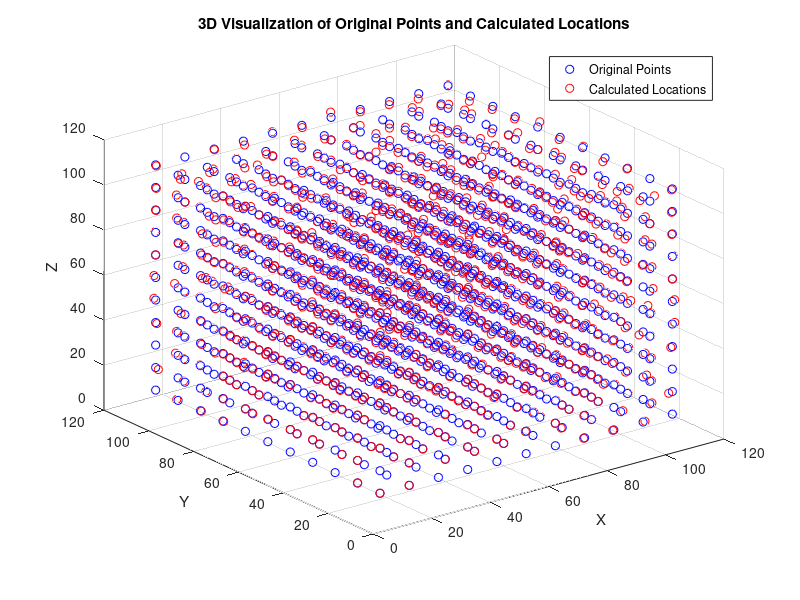
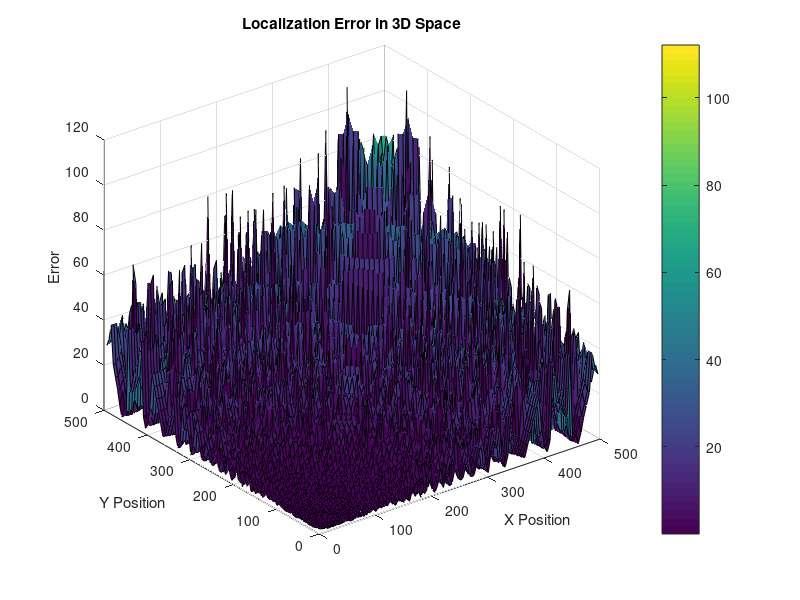

MATLAB code to generate these figures, in order:
global c s1 s2 s3 s4 s5 s6 s7 s8 Ts;
c = 343;
%%
% Define the microphone positions for both acoustic arrays
s1 = [0, 0, 0];
s2 = [0, 1, 0];
s3 = [1, 0, 0];
s4 = [0, 0, 1];
s5 = [0, 0, 5];
s6 = [0, 0, 6];
s7 = [-1, 0, 5];
s8 = [0, -1, 5];
s =[40,30,110]; % original source location

Ts=1/(64000*8);

% Microphone positions array
mic_positions = [s1; s2; s3; s4; s5; s6; s7; s8];

% TDOA= [(norm(s-s2)-norm(s-s1))/c,(norm(s-s3)-norm(s-s1))/c,(norm(s-s4)-norm(s-s1))/c,(norm(s-s6)-norm(s-s5))/c,(norm(s-s7)-norm(s-s5))/c,(norm(s-s8)-norm(s-s5))/c ];
TDOA= [round(((norm(s-s2)-norm(s-s1))/c)/Ts)*Ts,round(((norm(s-s3)-norm(s-s1))/c)/Ts)*Ts,round(((norm(s-s4)-norm(s-s1))/c)/Ts)*Ts,round(((norm(s-s6)-norm(s-s5))/c)/Ts)*Ts,round(((norm(s-s7)-norm(s-s5))/c)/Ts)*Ts,round(((norm(s-s8)-norm(s-s5))/c)/Ts)*Ts];
disp(TDOA);

% Example TDOA values (replace these with actual TDOA calculations)
% TDOA = [t21, t31, t41, t65, t75, t85]; % Replace with actual TDOA data


% Form the A matrix and B vector for least squares calculation
% A = 2 * [
%     s2 - s1, c*t21, 0;
%     s3 - s1, c*t31, 0;
%     s4 - s1, c*t41, 0;
%     s6 - s5, 0, c*t65;
%     s7 - s5, 0, c*t75;
%     s8 - s5, 0, c*t85
% ];
% 
% B = [
%     norm(s2)^2 - norm(s1)^2 - (c*t21)^2;
%     norm(s3)^2 - norm(s1)^2 - (c*t31)^2;
%     norm(s4)^2 - norm(s1)^2 - (c*t41)^2;
%     norm(s6)^2 - norm(s5)^2 - (c*t65)^2;
%     norm(s7)^2 - norm(s5)^2 - (c*t75)^2;
%     norm(s8)^2 - norm(s5)^2 - (c*t85)^2
% ];
% 
% % Solve for the drone's position using least squares
% XLos = (A' * A) \ (A' * B);
% 
% % Extract the position coordinates
% drone_position = XLos(1:3);
% fprintf('Estimated Drone Position: X = %.2f, Y = %.2f, Z = %.2f\n', drone_position);

% Optional: Refine the position iteratively (if necessary)
% Implement iterative refinement here if required based on initial XLos


%%
% Perform the localization calculations
A = 2 * [
    s2 - s1, c*TDOA(1), 0;
    s3 - s1, c*TDOA(2), 0;
    s4 - s1, c*TDOA(3), 0;
    s6 - s5, 0, c*TDOA(4);
    s7 - s5, 0, c*TDOA(5);
    s8 - s5, 0, c*TDOA(6)
];

B = [
    norm(s2)^2 - norm(s1)^2 - (c*TDOA(1))^2;
    norm(s3)^2 - norm(s1)^2 - (c*TDOA(2))^2;
    norm(s4)^2 - norm(s1)^2 - (c*TDOA(3))^2;
    norm(s6)^2 - norm(s5)^2 - (c*TDOA(4))^2;
    norm(s7)^2 - norm(s5)^2 - (c*TDOA(5))^2;
    norm(s8)^2 - norm(s5)^2 - (c*TDOA(6))^2
];

% Solve for the drone's position using least squares
XLos = (A' * A) \ (A' * B);

% Extract the position coordinates
drone_position = XLos(1:3);
fprintf('Estimated Drone Position: X = %.2f, Y = %.2f, Z = %.2f\n', drone_position);


%%
function TDOAarray=findTDOA(s)
    global c s1 s2 s3 s4 s5 s6 s7 s8 Ts;
    TDOAarray = [
        round(((norm(s - s2) - norm(s - s1)) / c) / Ts) * Ts, ...
        round(((norm(s - s3) - norm(s - s1)) / c) / Ts) * Ts, ...
        round(((norm(s - s4) - norm(s - s1)) / c) / Ts) * Ts, ...
        round(((norm(s - s6) - norm(s - s5)) / c) / Ts) * Ts, ...
        round(((norm(s - s7) - norm(s - s5)) / c) / Ts) * Ts, ...
        round(((norm(s - s8) - norm(s - s5)) / c) / Ts) * Ts
    ];
end


function location= findlocation(tdoa)
    global c s1 s2 s3 s4 s5 s6 s7 s8 ;
    
    A = 2 * [
        s2 - s1, c*tdoa(1), 0;
        s3 - s1, c*tdoa(2), 0;
        s4 - s1, c*tdoa(3), 0;
        s6 - s5, 0, c*tdoa(4);
        s7 - s5, 0, c*tdoa(5);
        s8 - s5, 0, c*tdoa(6)
    ];
    
    B = [
        norm(s2)^2 - norm(s1)^2 - (c*tdoa(1))^2;
        norm(s3)^2 - norm(s1)^2 - (c*tdoa(2))^2;
        norm(s4)^2 - norm(s1)^2 - (c*tdoa(3))^2;
        norm(s6)^2 - norm(s5)^2 - (c*tdoa(4))^2;
        norm(s7)^2 - norm(s5)^2 - (c*tdoa(5))^2;
        norm(s8)^2 - norm(s5)^2 - (c*tdoa(6))^2
    ];
    
    % Solve for the drone's position using least squares
    XLos = (A' * A) \ (A' * B);
    
    % Extract the position coordinates
    location = XLos(1:3);
    
end

x=linspace(10,110,11);
y=linspace(10,110,11);
z=linspace(10,110,11);

array3D = zeros(length(x), length(y), length(z),3);

for i=1:length(x)
    for j=1:length(y)
        for k= 1:length(z)
            s= [x(i) ,y(j) ,z(k)];
            tdoa= findTDOA(s);
            array3D(i,j,k,:)=findlocation(tdoa);
        end
    end

end
%%



% Flatten the arrays for plotting
[X, Y, Z] = ndgrid(x, y, z);
X = X(:);
Y = Y(:);
Z = Z(:);
calcX = array3D(:, :, :, 1);
calcY = array3D(:, :, :, 2);
calcZ = array3D(:, :, :, 3);
calcX = calcX(:);
calcY = calcY(:);
calcZ = calcZ(:);

% Create a 3D scatter plot of the original points
figure;
scatter3(X, Y, Z, 'b');
hold on;

% Create a 3D scatter plot of the calculated locations
scatter3(calcX, calcY, calcZ, 'r');

% Set labels and legend
xlabel('X');
ylabel('Y');
zlabel('Z');
legend('Original Points', 'Calculated Locations');
title('3D Visualization of Original Points and Calculated Locations');
grid on;
hold off;


%%

%when reference for 1st array is s1 and s5 for 2nd
% Define the microphone positions for both acoustic arrays
s1 = [0, 0, 1];
s2 = [0, 0.3, 0];
s3 = [0.3, 0, 0];
s4 = [0, 0, 0.3];
s5 = [0, 0, 0];
s6 = [0, 0, 1.3];
s7 = [-0.3, 0, 1];
s8 = [0, -0.3, 1];
s =[60,70,100];

Ts=1/(64000*8);

% Microphone positions array
mic_positions = [s1; s2; s3; s4; s5; s6; s7; s8];

%TDOA= [(norm(s-s2)-norm(s-s5))/c,(norm(s-s3)-norm(s-s5))/c,(norm(s-s4)-norm(s-s5))/c,(norm(s-s6)-norm(s-s1))/c,(norm(s-s7)-norm(s-s1))/c,(norm(s-s8)-norm(s-s1))/c ];
TDOA= [round(((norm(s-s2)-norm(s-s1))/c)/Ts)*Ts,round(((norm(s-s3)-norm(s-s1))/c)/Ts)*Ts,round(((norm(s-s4)-norm(s-s1))/c)/Ts)*Ts,round(((norm(s-s6)-norm(s-s5))/c)/Ts)*Ts,round(((norm(s-s7)-norm(s-s5))/c)/Ts)*Ts,round(((norm(s-s8)-norm(s-s5))/c)/Ts)*Ts];
disp(TDOA);

% Perform the localization calculations
A = 2 * [
    s2 - s1, c*TDOA(1), 0;
    s3 - s1, c*TDOA(2), 0;
    s4 - s1, c*TDOA(3), 0;
    s6 - s5, 0, c*TDOA(4);
    s7 - s5, 0, c*TDOA(5);
    s8 - s5, 0, c*TDOA(6)
];

B = [
    norm(s2)^2 - norm(s1)^2 - (c*TDOA(1))^2;
    norm(s3)^2 - norm(s1)^2 - (c*TDOA(2))^2;
    norm(s4)^2 - norm(s1)^2 - (c*TDOA(3))^2;
    norm(s6)^2 - norm(s5)^2 - (c*TDOA(4))^2;
    norm(s7)^2 - norm(s5)^2 - (c*TDOA(5))^2;
    norm(s8)^2 - norm(s5)^2 - (c*TDOA(6))^2
];

% Solve for the drone's position using least squares
XLos = (A' * A) \ (A' * B);

% Extract the position coordinates
drone_position = XLos(1:3);
fprintf('Estimated Drone Position: X = %.2f, Y = %.2f, Z = %.2f\n', drone_position);


%%
%whens s5 is reference for first array and s1 is reference for 2nd array


% Define the microphone positions for both acoustic arrays
s1 = [0, 0, 0];
s2 = [0, 0.3, 0];
s3 = [0.3, 0, 0];
s4 = [0, 0, 0.3];
s5 = [0, 0, 2];
s6 = [0, 0, 2.3];
s7 = [-0.3, 0, 2];
s8 = [0, -0.3, 2];
s =[40,60,20];

Ts=1/(64000*8);

% Microphone positions array
mic_positions = [s1; s2; s3; s4; s5; s6; s7; s8];

%TDOA= [(norm(s-s2)-norm(s-s5))/c,(norm(s-s3)-norm(s-s5))/c,(norm(s-s4)-norm(s-s5))/c,(norm(s-s6)-norm(s-s1))/c,(norm(s-s7)-norm(s-s1))/c,(norm(s-s8)-norm(s-s1))/c ];
TDOA= [round(((norm(s-s2)-norm(s-s5))/c)/Ts)*Ts,round(((norm(s-s3)-norm(s-s5))/c)/Ts)*Ts,round(((norm(s-s4)-norm(s-s5))/c)/Ts)*Ts,round(((norm(s-s6)-norm(s-s1))/c)/Ts)*Ts,round(((norm(s-s7)-norm(s-s1))/c)/Ts)*Ts,round(((norm(s-s8)-norm(s-s1))/c)/Ts)*Ts];
disp(TDOA);

% Perform the localization calculations
A = 2 * [
    s2 - s5, c*TDOA(1), 0;
    s3 - s5, c*TDOA(2), 0;
    s4 - s5, c*TDOA(3), 0;
    s6 - s1, 0, c*TDOA(4);
    s7 - s1, 0, c*TDOA(5);
    s8 - s1, 0, c*TDOA(6)
];

B = [
    norm(s2)^2 - norm(s5)^2 - (c*TDOA(1))^2;
    norm(s3)^2 - norm(s5)^2 - (c*TDOA(2))^2;
    norm(s4)^2 - norm(s5)^2 - (c*TDOA(3))^2;
    norm(s6)^2 - norm(s1)^2 - (c*TDOA(4))^2;
    norm(s7)^2 - norm(s1)^2 - (c*TDOA(5))^2;
    norm(s8)^2 - norm(s1)^2 - (c*TDOA(6))^2
];

% Solve for the drone's position using least squares
XLos = (A' * A) \ (A' * B);

% Extract the position coordinates
drone_position = XLos(1:3);
fprintf('Estimated Drone Position: X = %.2f, Y = %.2f, Z = %.2f\n', drone_position);



%%

% 8 microphone system error analysis

%%


c = 343;

% Define the microphone positions for both acoustic arrays
s1 = [0, 0, 0];
s2 = [0, 0.5, 0];
s3 = [0.5, 0, 0];
s4 = [0, 0, 0.5];
s5 = [0, 0, 5];
s6 = [0, 0, 5.5 ];
s7 = [-0.5, 0, 5 ];
s8 = [0, -0.5, 5];
s =[40,50,20];

Ts=1/(64000*8);

% Microphone positions array
mic_positions = [s1; s2; s3; s4; s5; s6; s7; s8];

% TDOA= [(norm(s-s2)-norm(s-s1))/c,(norm(s-s3)-norm(s-s1))/c,(norm(s-s4)-norm(s-s1))/c,(norm(s-s6)-norm(s-s5))/c,(norm(s-s7)-norm(s-s5))/c,(norm(s-s8)-norm(s-s5))/c ];
TDOA= [round(((norm(s-s2)-norm(s-s1))/c)/Ts)*Ts,round(((norm(s-s3)-norm(s-s1))/c)/Ts)*Ts,round(((norm(s-s4)-norm(s-s1))/c)/Ts)*Ts,round(((norm(s-s6)-norm(s-s5))/c)/Ts)*Ts,round(((norm(s-s7)-norm(s-s5))/c)/Ts)*Ts,round(((norm(s-s8)-norm(s-s5))/c)/Ts)*Ts];
disp(TDOA);

%%
% Perform the localization calculations
A = 2 * [
    s2 - s1, c*TDOA(1), 0;
    s3 - s1, c*TDOA(2), 0;
    s4 - s1, c*TDOA(3), 0;
    s6 - s5, 0, c*TDOA(4);
    s7 - s5, 0, c*TDOA(5);
    s8 - s5, 0, c*TDOA(6)
];

B = [
    norm(s2)^2 - norm(s1)^2 - (c*TDOA(1))^2;
    norm(s3)^2 - norm(s1)^2 - (c*TDOA(2))^2;
    norm(s4)^2 - norm(s1)^2 - (c*TDOA(3))^2;
    norm(s6)^2 - norm(s5)^2 - (c*TDOA(4))^2;
    norm(s7)^2 - norm(s5)^2 - (c*TDOA(5))^2;
    norm(s8)^2 - norm(s5)^2 - (c*TDOA(6))^2
];

% Solve for the drone's position using least squares
XLos = (A' * A) \ (A' * B);

% Extract the position coordinates
drone_position = XLos(1:3);
fprintf('Estimated Drone Position: X = %.2f, Y = %.2f, Z = %.2f\n', drone_position);


%%
function TDOAarray=findTDOA2(source)
    global c s1 s2 s3 s4 s5 s6 s7 s8 Ts;
    TDOAarray = [
        round(((norm(source - s2) - norm(source - s1)) / c) / Ts) * Ts, ...
        round(((norm(source - s3) - norm(source - s1)) / c) / Ts) * Ts, ...
        round(((norm(source - s4) - norm(source - s1)) / c) / Ts) * Ts, ...
        round(((norm(source - s6) - norm(source - s5)) / c) / Ts) * Ts, ...
        round(((norm(source - s7) - norm(source - s5)) / c) / Ts) * Ts, ...
        round(((norm(source - s8) - norm(source - s5)) / c) / Ts) * Ts
    ];
end


function location= findlocation2(tdoa)
    global c s1 s2 s3 s4 s5 s6 s7 s8 ;
    
    A = 2 * [
        s2 - s1, c*tdoa(1), 0;
        s3 - s1, c*tdoa(2), 0;
        s4 - s1, c*tdoa(3), 0;
        s6 - s5, 0, c*tdoa(4);
        s7 - s5, 0, c*tdoa(5);
        s8 - s5, 0, c*tdoa(6)
    ];
    
    B = [
        norm(s2)^2 - norm(s1)^2 - (c*tdoa(1))^2;
        norm(s3)^2 - norm(s1)^2 - (c*tdoa(2))^2;
        norm(s4)^2 - norm(s1)^2 - (c*tdoa(3))^2;
        norm(s6)^2 - norm(s5)^2 - (c*tdoa(4))^2;
        norm(s7)^2 - norm(s5)^2 - (c*tdoa(5))^2;
        norm(s8)^2 - norm(s5)^2 - (c*tdoa(6))^2
    ];
    
    % Solve for the drone's position using least squares
    XLos = (A' * A) \ (A' * B);
    
    % Extract the position coordinates
    location = XLos(1:3);
    
end

x=linspace(5,500,100);
y=linspace(5,500,100);
z=40;

array3D = zeros(length(x), length(y),1);


for i=1:length(x)
    for j=1:length(y)
        s= [x(i) ,y(j) ,z];
        tdoa= findTDOA2(s);
        S_est=findlocation2(tdoa);
        % disp(s);
        % disp(S_est');
        array3D(i,j,:)=abs(norm(S_est'-s));
    end
end


%% Plot the data
[X, Y] = meshgrid(x, y);
Z = squeeze(array3D(:,:,1));

figure;
surf(X, Y, Z);
xlabel('X Position');
ylabel('Y Position');
zlabel('Error');
title('Localization Error in 3D Space');
colorbar;

